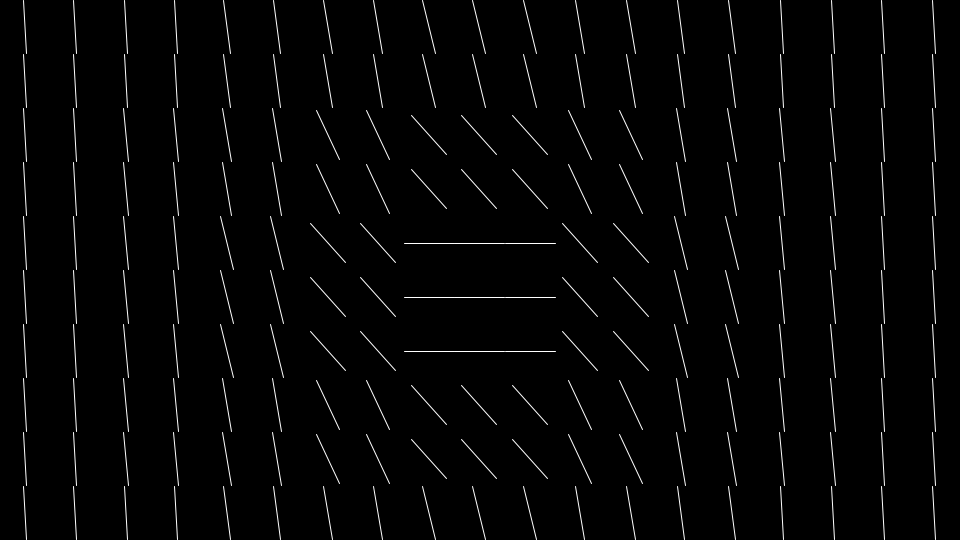
Frame 1 (no input)
Frame 60 (the mouse pressed at the canvas centre just before this capture): identical to frame 1, image omitted
Frame 120 (the mouse held since frame 60 and released just before this capture): identical to frame 1, image omitted

The Processing sketch that drew this single still picture (run headless with seeded random() and noise(); from frame 60 on, the mouse is pressed at the canvas centre):

// Processing sketch: myflowfield
// ── myflowfield.pde
float[][] grid;
int DENSITY = 50;
int ZOOMIN = 2;

void setup(){
  size(960,540);
  background(0);
  stroke(255);
  grid = new float[(int)(width/DENSITY)][(int)(height/DENSITY)];
}

void draw(){
  background(0);
  createSlopes(grid);
  createFlow(grid);
}

float equation(float x, float y){
  return pow(x,2) + pow(y,2);
}

float inclination(float x, float y){
  return atan(equation(x,y));
}

void createSlopes(float[][] grid){
  for(int i = 0; i < grid.length; i++){
    for(int j = 0; j < grid[0].length; j++){
      grid[i][j] = inclination((i-grid.length/2)/ZOOMIN,(j-grid[0].length/2)/ZOOMIN);
    }
  }
}

void createFlow(float[][] grid){
  float xoffset = width/grid.length/2;
  float yoffset = height/grid[0].length/2;
  for(int i = 0; i < grid.length; i++){
    for(int j = 0; j < grid[0].length; j++){
      float x = i * width/grid.length + xoffset;
      float y = j * height/grid[0].length + yoffset;
      float startX = x - (width/grid.length)/2.0 * cos(grid[i][j]);
      float startY = y - (height/grid[0].length)/2.0 * sin(grid[i][j]);
      float endX = x + (width/grid.length)/2.0 * cos(grid[i][j]);
      float endY = y + (height/grid[0].length)/2.0 * sin(grid[i][j]);  
      line(startX, startY, endX, endY);
    }
  }
  
}
